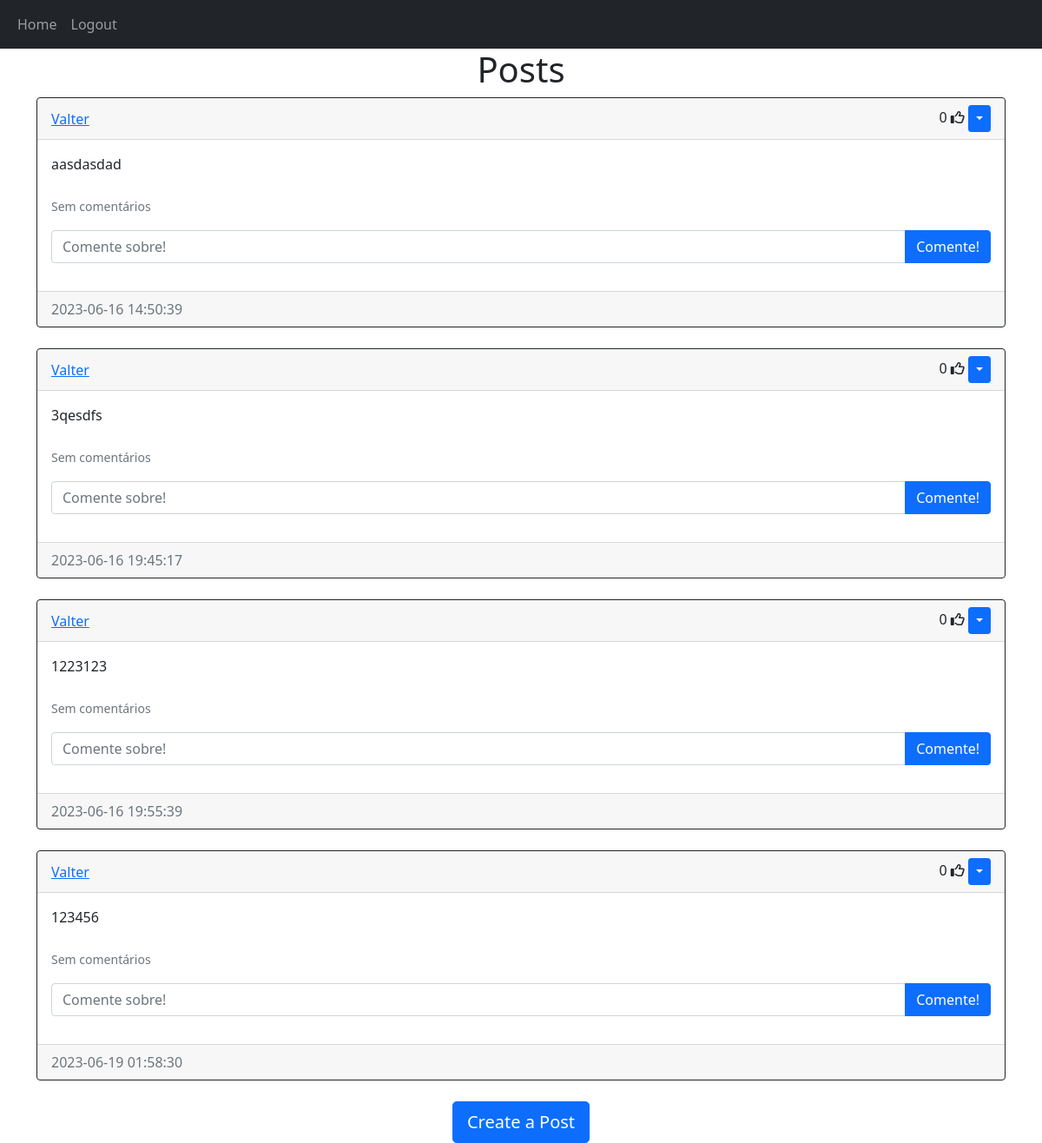
Screenshot of /home (signed in) with the database file from the repository.
### models.py (models this page shows)
class Post(db.Model):
    id = db.Column(db.Integer, primary_key=True)
    text = db.Column(db.Text, nullable=False)
    date_created = db.Column(db.DateTime(timezone=True), default=func.now())
    author = db.Column(db.Integer, db.ForeignKey(
        'user.id', ondelete="CASCADE"), nullable=False)
    comments = db.relationship('Comment', backref='post_comments', passive_deletes=True)
    likes = db.relationship('Like', backref='post', passive_deletes=True)

class User(db.Model, UserMixin):
    id = db.Column(db.Integer, primary_key = True)
    email = db.Column(db.String(150),unique=True )
    username = db.Column(db.String(150), unique=True)
    password = db.Column(db.String(150))
    date_created = db.Column(db.DateTime(timezone=True), default = func.now())
    posts = db.relationship('Post', backref='user', passive_deletes=True)
    comments = db.relationship('Comment', backref = 'user', passive_deletes = True)

### views.py (the view)
@my_blueprint.route("/")
@my_blueprint.route("/home")
@login_required
def home():
    posts = Post.query.all()
    return render_template("home.html", user=current_user, posts=posts)

### __init__.py (called while the page is built)
def create_app():
    app = Flask(__name__)
    app.config['SECRET_KEY'] = "olámundo"
    app.config['SQLALCHEMY_DATABASE_URI'] = f'sqlite:///{DB_NAME}'
    db.init_app(app)
    from views import my_blueprint
    from auth import autenticaçao
    app.register_blueprint(my_blueprint, url_prefix="/")
    app.register_blueprint(autenticaçao, url_prefix="/")
    from models import User,Post,Comment,Like
    create_database(app)
    login_manager = LoginManager()
    login_manager.login_view = "auth.login"
    login_manager.init_app(app)
    @login_manager.user_loader
    def load_user(id):
        return User.query.get(int(id))
    return app

### templates/home.html
{% extends "post_div.html" %} {% block title %}Home{% endblock %}

### templates/post_div.html (shortened to what this page needs)
{% extends "base.html" %} {% block title %}Home{% endblock %} {% block content
%}
<h1 align="center">{% block header %}Posts{% endblock %}</h1>
<div id="posts">
  {% for post in posts %}
  <div class="card border-dark">
    <div class="card-header d-flex justify-content-between align-items-center">
      <a href="/posts/{{post.user.username}}">{{post.user.username}}</a>
      <div>
        <span id="likes-count-{{post.id}}">
        {{ post.likes|length }}</span>
        {% if user.id in post.likes|map(attribute="author")|list %}
        <i
          class="fas fa-thumbs-up"
          id="like-button-{{post.id}}"
          onclick="like({{post.id}})"
        ></i>
        {% else %}
        <i
          class="far fa-thumbs-up"
          id="like-button-{{post.id}}"
          onclick="like({{post.id}})"
        ></i>
        {% endif %} {% if user.id == post.author %}
        <div class="btn-group">
          <button
            type="button"
            class="btn btn-sm btn-primary dropdown-toggle"
            data-bs-toggle="dropdown"
          ></button>
        </div>
        {% endif %}
      </div>
    </div>
    <div class="card-body">
      <div class="card-text">{{post.text}}</div>
      <br />
      <p class="card-text">
        {% if post.comments|length > 0 %}
        <a data-bs-toggle="collapse" href="#comments-{{post.id}}" role="button">
          <small>View {{post.comments|length}} Comments</small>
        </a>
        {% else %}
        <small class="text-muted">Sem comentários</small>
        {% endif %}
      </p>
      <form
        class="input-group mb-3"
        method="POST"
        action="/create-comment/{{post.id}}"
      >
        <input
          type="text"
          id="text"
          name="text"
          class="form-control"
          placeholder="Comente sobre!"
        />
        <button type="submit" class="btn btn-primary">Comente!</button>
      </form>
    </div>
    <div class="card-footer text-muted">{{post.date_created}}</div>
  </div>
  <br/ > {% endfor %}
</div>
{% block footer %}
<div align="center">
  <a href="/create-post"
    ><button type="button" class="btn btn-primary btn-lg">
      Create a Post
    </button></a
  >
</div>
{% endblock %} {% endblock %}

### rows the page displays
Post: user.username "Valter", likes|length "0", text "aasdasdad", date_created "2023-06-16 14:50:39"
Post: user.username "Valter", likes|length "0", text "3qesdfs", date_created "2023-06-16 19:45:17"
Post: user.username "Valter", likes|length "0", text "1223123", date_created "2023-06-16 19:55:39"
Post: user.username "Valter", likes|length "0", text "123456", date_created "2023-06-19 01:58:30"
